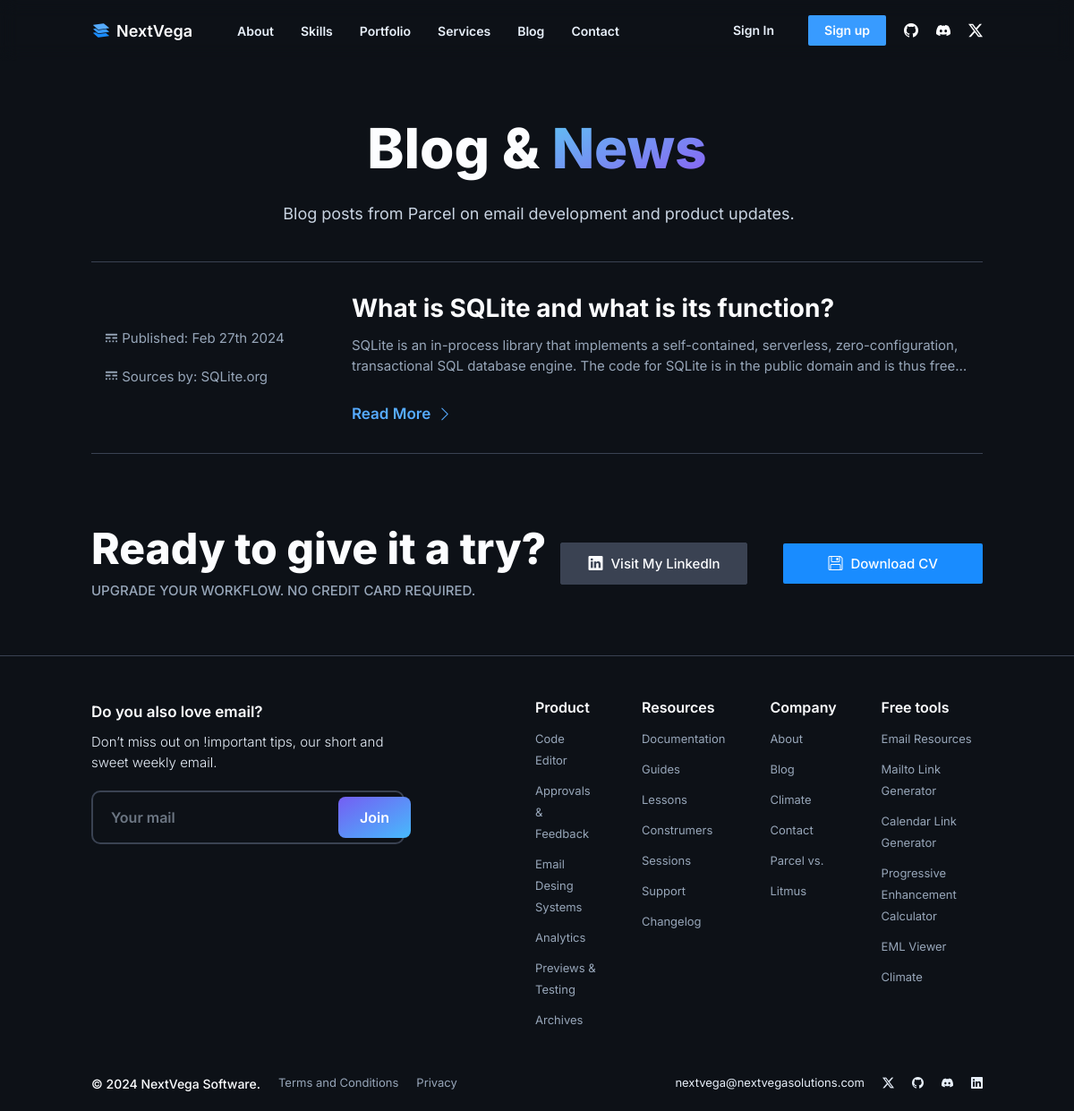
Screenshot of /blog/ with the database file from the repository.
### home/models.py (models this page shows, shortened)
class EntryBlog(models.Model):
    nombre_noticia = models.CharField(max_length=60, verbose_name='Nombre:', default='')
    preview_noticia = models.TextField(max_length=250, verbose_name='Subnombre:', default='')
    autor_noticia = models.CharField(max_length=60, verbose_name='Autor:', default='')
    slug_noticia = models.CharField(max_length=60, verbose_name='Url Amigable', default='', editable=False)
    image_noticia = models.ImageField(upload_to='news_images/', blank=True, null=True)
    text = CKEditor5Field('Text', config_name='extends')
    created_at = models.DateTimeField(auto_now_add=True, verbose_name='Creado El :')
    updated_at = models.DateTimeField(auto_now =True, verbose_name='Actualizado El :')
    class Meta:
        verbose_name = "Entry"
        verbose_name_plural = "Entry's"

### home/views.py (the view)
# urls.py: path('blog/', views.blog, name="blog"),
def blog(request):
    entryblog = EntryBlog.objects.all().order_by('-id')
    return render(request, 'blog/index.html',{
        'title': 'Blog & News',
        'entryblog': entryblog
    })

### home/forms.py
class FormSingUp(forms.Form):
    name_up = forms.CharField(label = "Name", widget=forms.TextInput(attrs={'placeholder': 'Eleanor Shellstrop'}))
    email_up = forms.EmailField(label = "Email", widget=forms.TextInput(attrs={'placeholder': 'eleanor@goodplace.com'}))
    password_up = forms.CharField(label = "Password", widget=forms.PasswordInput(attrs={'placeholder': '..............', 'class': 'placeholder-centered'}))
    def __init__(self, *args, **kwargs):
        super().__init__(*args, **kwargs)

class FormSingIn(forms.Form):
    email_in = forms.CharField(label = "Username", widget=forms.TextInput(attrs={'placeholder': 'eleanor27'}))
    password_in = forms.CharField(label = "Password", widget=forms.PasswordInput(attrs={'placeholder': '..............', 'class': 'placeholder-centered'}))
    def __init__(self, *args, **kwargs):
        super().__init__(*args, **kwargs)

### home/context_processors.py (called while the page is built)
def get_FormSingUp(request):
    formSingUp = FormSingUp()
    return{
        'formSingUp': formSingUp
    }

def get_FormSingIn(request):
    formSingIn = FormSingIn()
    return{
        'formSingIn': formSingIn
    }

def get_TinyMCE(request):
    tiny_mce = settings.TINYMCE_API
    return{
        'tiny_mce' : tiny_mce
    }

def public_Key(request):
    recaptcha = settings.RECAPTCHA_SITE_KEY
    return{
        'site_key': recaptcha
    }

### home/templates/blog/index.html (shortened to what this page needs)
{% extends 'layouts/layout.html' %}
{% load static %}
{% block content%}
<main class="contenedor main__principal main__principal__child">
    <section class="main__principal__text">
        <div class="main__principal__text__header">
            <h1 class="main__principal__text__header-slogan">Blog &  <span class="main__principal__text__header-slogan--color">News</span></h1>
        </div>
        <div class="main__principal__text__description">
            <p class="main__principal__text__description-more">
                Blog posts from Parcel on email development and product updates.
            </p>
        </div>
    </section>
</main>
<section class="contenedor blog__principal">
    {% for entry in entryblog %}
        <article class="blog__principal__article">
            <div class="blog__principal__article__header">
                <ul class="blog__principal__article__header__list">
                    <li class="blog__principal__article__header__list-item"><i class="bi bi-border-style"></i> Published: {{entry.created_at | date:"M jS Y"}}</li>
                    <li class="blog__principal__article__header__list-item"><i class="bi bi-border-style"></i> Sources by: {{entry.autor_noticia}}</li>
                </ul>
            </div>
            <div class="blog__principal__article__body">
                <h1 class="blog__principal__article__body-title">{{entry.nombre_noticia}}</h1>
                <p class="blog__principal__article__body-text">{{entry.preview_noticia}}</p>
                <a href="{% url 'entry' slug=entry.slug_noticia %}" class="blog__principal__article__body-link">Read More <i class="bi bi-chevron-right"></i></a>
            </div>
        </article>
    {% endfor %}
</section>
<section class="contenedor code__editor__principal__main code__editor__principal__contacto">
    <article class="code__editor__principal__main__grid">
        <section class="code__editor__principal__header__main">
            <h1 class="code__editor__principal__header__main-title code__editor__principal__header__main-title-small">Ready to give it a try?</h1>
            <h3 class="code__editor__principal__header__main-subtitle">Upgrade your workflow. No credit card required.</h3>
        </section>
        <section class="header__principal__login">
            <ul class="header__principal__login__list">
                <li class="header__principal__login__list__item">
                    <a class="header__principal__login__list__item-button" href="https://www.linkedin.com/in/ricardo-martinez-b3b15622a/" target="_blank"><i class="bi bi-linkedin"></i> Visit My Linkedln </a>
                </li>
                <li class="header__principal__login__list__item">
                    <button class="header__principal__login__list__item-button download_cv" ><i class="bi bi-floppy"></i> Download CV </button>
                </li>
            </ul>
        </section>
    </article>
</section>
{% endblock %}

### rows the page displays
EntryBlog: created_at "Feb 27th 2024", autor_noticia "SQLite.org", nombre_noticia "What is SQLite and what is its function?", preview_noticia "SQLite is an in-process library that implements a self-contained, serverless, zero-configuration, transactional SQL database engine. The code for SQLite is in the public domain and is thus…"
